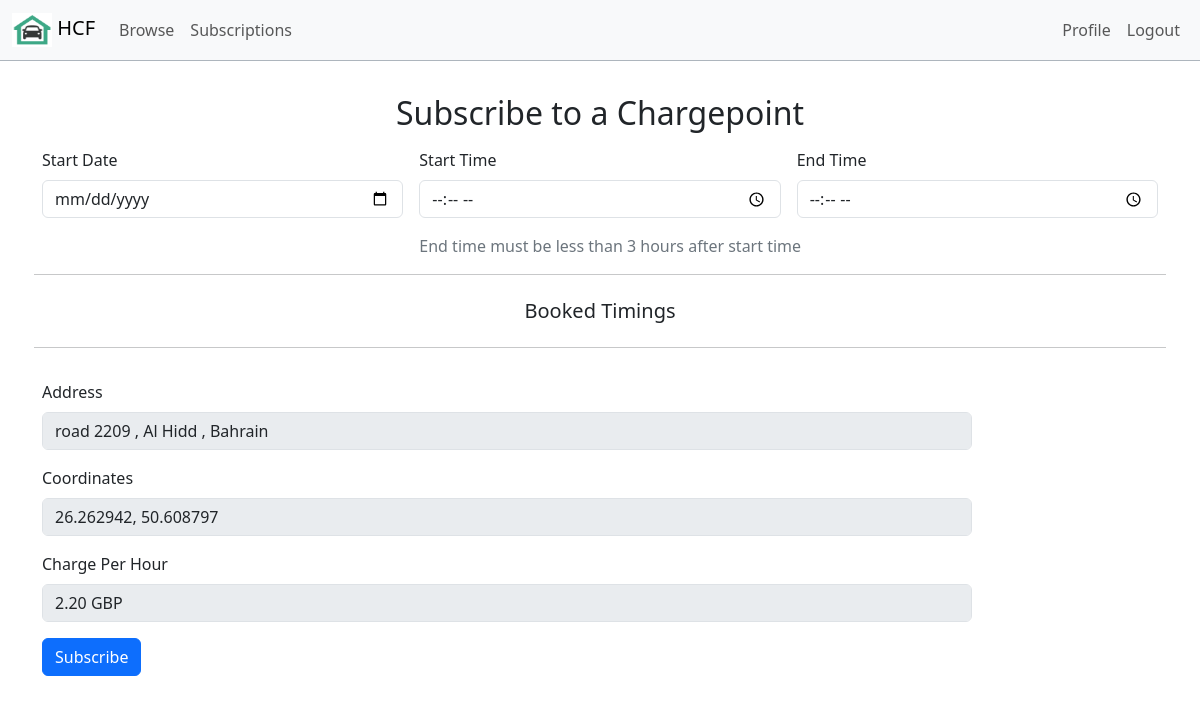
Before: /newSubscriptionController.php?address=1004 (signed in) with the older database file.
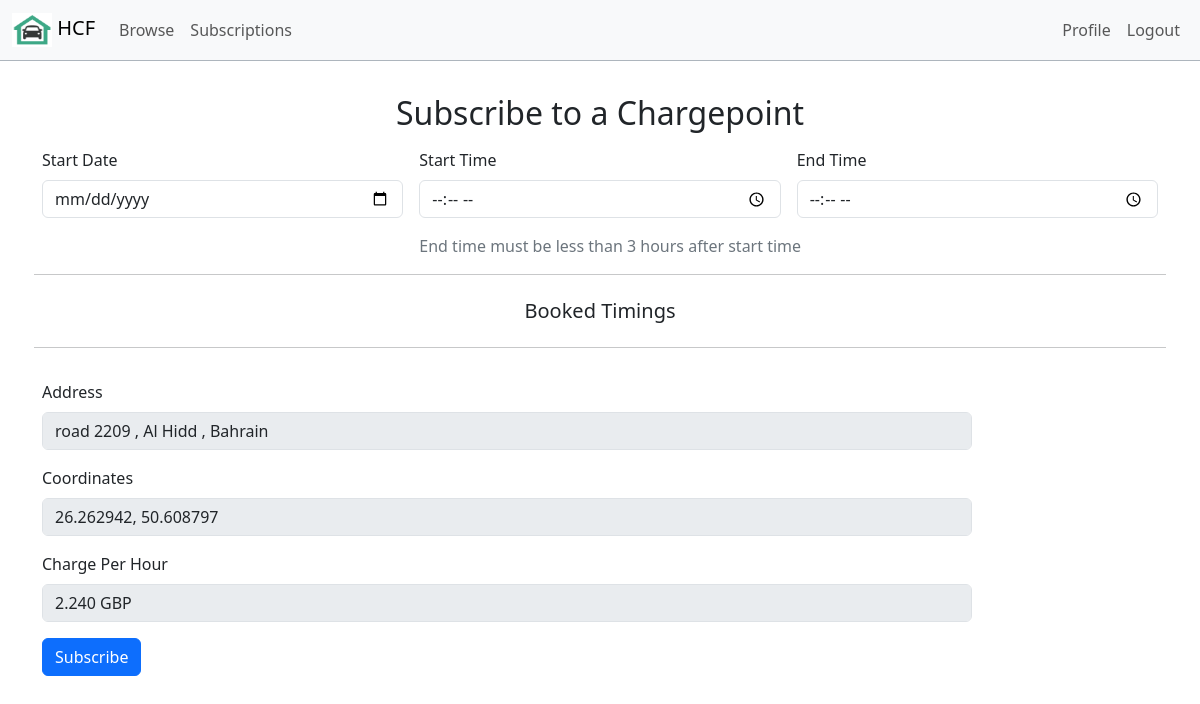
After: the same page with the newer database file.
### tables this page shows
CREATE TABLE `addresses` (
  `id` int(11) NOT NULL,
  `streetAddress` varchar(200) NOT NULL,
  `latitude` varchar(20) NOT NULL,
  `longitude` varchar(20) NOT NULL,
  `rate` decimal(6,3) NOT NULL
);

### models/Database.php (called while the page is built, shortened)
<?php
class Database
{
    protected static $_dbInstance = null;
    protected $_dbHandle;
    public static function getInstance()
    {
        $username = 'root';
        $password = '';
        $host = 'localhost';
        $dbName = 'homechargerproj';
        if (self::$_dbInstance === null) {
            self::$_dbInstance = new self($username, $password, $host, $dbName);
        }
        return self::$_dbInstance;
    }
    private function __construct($username, $password, $host, $database)
    {
        try {
            $this->_dbHandle = new PDO("mysql:host=$host;dbname=$database",  $username, $password);
        } catch (PDOException $e) {
            echo $e->getMessage();
        }
    }
    public function getdbConnection()
    {
        return $this->_dbHandle;
    }
}

### models/AddressesDataset.php (called while the page is built, shortened)
<?php
require_once('models/Database.php');
class AddressesDataset
{
  protected $_dbHandle, $_dbInstance;
  public function __construct()
  {
    $this->_dbInstance = Database::getInstance();
    $this->_dbHandle = $this->_dbInstance->getdbConnection();
  }
  public function readAddress($addressId)
  {
    try {
      $sql = "SELECT * FROM addresses WHERE id=?";
      $stmt = $this->_dbHandle->prepare($sql);
      $stmt->bindParam(1, $addressId);
      $stmt->execute();
      return $stmt->fetch();
    } catch (PDOException $e) {
      echo "couldnt read address row";
      echo $e->getMessage();
    }
  }
}

### views/newSubscription.phtml (the view, shortened to what this page needs)
<!DOCTYPE html>
<html lang="en">
<head>
</head>
<body>
  <div class="container-lg" style="margin-top: 70px;">
    <h2 class="my-3 text-center">Subscribe to a Chargepoint</h2>
    <form class="row g-3" id="myForm" action="newSubscriptionController.php">
      <div class="col-md-4">
        <label for="date" class="form-label">Start Date</label>
        <input type="date" name='date' class="form-control" id="date" min="<?php echo date('Y-m-d'); ?>" onchange="setMinTime()" required>
      </div>
      <div class="col-md-4 col-6">
        <label for="startTime" class="form-label">Start Time</label>
        <input type="time" name='startTime' class="form-control" id="startTime" required onchange="verifyTime()">
      </div>
      <div class="col-md-4 col-6">
        <label for="endTime" class="form-label">End Time</label>
        <input type="time" name='endTime' class="form-control" id="endTime" required>
      </div>
      <span class="col-md-4"></span>
      <span class="col-md-8 help-block text-light-emphasis">End time must be less than 3 hours after start time</span>
      <hr>
      <h5 class="my-2 text-center">Booked Timings</h5>
      <hr>
      <div class="col-12">
        <label for="staticStreet" class="form-label">Address</label>
        <div class="col-sm-10">
          <input class="form-control" type="text" id="staticStreet" aria-label="Disabled input example" value="<?php echo $addressRow['streetAddress']; ?>" disabled readonly>
        </div>
      </div>
      <div class="col-12">
        <label for="staticCoordinate" class="form-label">Coordinates</label>
        <div class="col-sm-10">
          <input class="form-control" type="text" id="staticCoordinate" aria-label="Disabled input example" value='<?php echo $addressRow['latitude'] . ", " . $addressRow['longitude']; ?>' disabled readonly>
        </div>
      </div>
      <div class="col-12">
        <label for="staticPrice" class="form-label">Charge Per Hour</label>
        <div class="col-sm-10">
          <input class="form-control" type="text" id="staticPrice"  value="<?php echo $addressRow['rate']; ?> GBP" disabled readonly>
        </div>
      </div>
      <div class="col-12">
        <button type="submit" name='submitForm' class="btn btn-primary">Subscribe</button>
      </div>
    </form>
  </div>
</body>
</html>

### views/renternavbar.phtml (shortened to what this page needs)
<head>
  <link href="css/bootstrap/bootstrap.min.css" rel="stylesheet">
</head>
<nav class="navbar navbar-expand-lg bg-body-tertiary fixed-top border border-dark-subtle border-top-0 border-end-0 border-start-0 d-flex">
  <div class="container-fluid">
    <a class="navbar-brand" href="index.php">
      <img src="image/logo1.png" alt="Logo" width="40" height="34" class="d-inline-block">
      HCF</a>
    <div class="collapse navbar-collapse" id="navbarCollapse">
      <ul class="navbar-nav me-auto mb-2 mb-lg-0">
        <li class="nav-item">
          <a class="nav-link" aria-current="page" href="browseController.php">Browse</a>
        </li>
        <li class="nav-item">
          <a class="nav-link" aria-current="page" href="manageSubscriptionController.php">Subscriptions</a>
        </li>
      </ul>
      <ul class="navbar-nav">
        <li class="nav-item">
          <a class="nav-link" href="profileController.php">Profile</a>
        </li>
        <li class="nav-item">
          <a class="nav-link" href="logout.php">Logout</a>
        </li>
      </ul>
    </div>
  </div>
</nav>

### newSubscriptionController.php (shortened to what this page needs)
<?php
require_once('models/UserDataset.php');
require_once('models/AddressesDataset.php');
require_once("views/renternavbar.phtml");
if (!isset($_GET['address']) && !isset($_GET['submitForm'])) {
  require_once("views/browse.phtml");
  exit();
} elseif (isset($_GET['address'])) {
  $addressId = $_GET['address'];
  $addressModel = new AddressesDataset();
  $addressRow = $addressModel->readAddress($addressId);
  require_once("views/newSubscription.phtml");
}

Changed rows visible on the page:
changed addresses "road 2209 , Al Hidd , Bahrain": rate "2.20 GBP" → "2.240 GBP"
